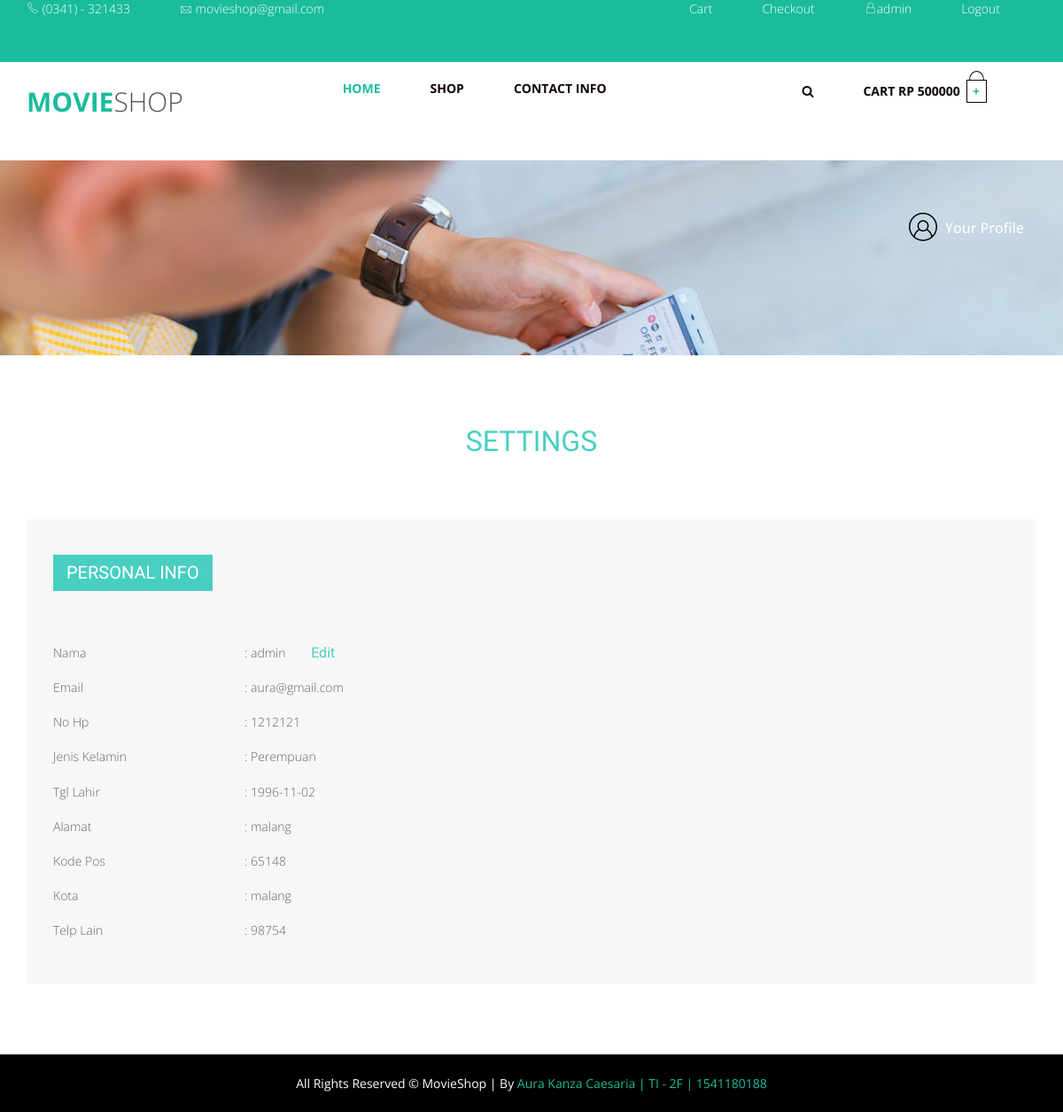
Page /profile.php (signed in) on the committed database.
### tables this page shows
CREATE TABLE `signup` (
  `full_name` varchar(100) NOT NULL,
  `username` varchar(15) NOT NULL,
  `password` varchar(10) NOT NULL,
  `rolee` varchar(10) NOT NULL DEFAULT 'user',
  `uang` int(11) NOT NULL DEFAULT '500000',
  `email` varchar(30) DEFAULT NULL,
  `hp` int(15) DEFAULT NULL,
  `jenis_kelamin` varchar(10) DEFAULT NULL,
  `tgl_lahir` date DEFAULT NULL,
  `alamat` varchar(50) DEFAULT NULL,
  `kodepos` int(11) DEFAULT NULL,
  `kota` varchar(10) DEFAULT NULL,
  `hp_lain` int(15) DEFAULT NULL
);

### profile.php (the view, shortened to what this page needs)
<?php
include 'koding/top.php';
include 'koding/preloaader.php';
?>
<!DOCTYPE html>
<html class="no-js" lang="en">
<head>
<link href="profile/css/bootstrap.css" rel="stylesheet">
<link href="profile/css/style.css" rel="stylesheet" type="text/css" media="all" />
<link href="profile/css/animate.css" rel="stylesheet" type="text/css" media="all">
</head>
<body>
 <?php
 include'koneksi.php';
 $id=$_SESSION['username'];
 $query = $koneksi->query("SELECT * FROM signup WHERE username='$id'");
 $baris = $query->fetch_assoc();
?>
<div class="banner page-head">
	<div class="container">
		<div class="profile_details">
						<ul>
							<li class="dropdown profile_details_drop">
								<a href="#" class="dropdown-toggle" data-toggle="dropdown" aria-expanded="false">
									<div class="profile_img">
										<span style="background:url(images/1.png) no-repeat center"> </span>
										 <div class="user-name">
											<p>Your Profile</p>
										 </div>
										<div class="clearfix"></div>
									</div>
								</a>
							</li>
						</ul>
		</div>
			<div class="clearfix"> </div>
	</div>
</div>
<div class="set-content">
	<div class="container">
		<h4 class="view_title">SETTINGS</h4>
							<div class="bs-example bs-example-tabs orders-tab" role="tabpanel" data-example-id="togglable-tabs">
								<ul id="myTab" class="nav nav-tabs" role="tablist">
								  <li role="presentation" class="active"><a href="#home" id="home-tab" role="tab" data-toggle="tab" aria-controls="home" aria-expanded="true">Personal info</a></li>
								</ul>
									<div id="myTabContent" class="tab-content">
										<div role="tabpanel" class="tabs-para tab-pane fade in active" id="home" aria-labelledby="home-tab">
											<div class="profile-gd">
												<ul class="pro-left">
													<li>Nama</li>
													<li>Email</li>
													<li>No Hp</li>
													<li>Jenis Kelamin</li>
													<li>Tgl Lahir</li>
													<li>Alamat</li>
													<li>Kode Pos</li>
													<li>Kota</li>
													<li>Telp Lain</li>
												</ul>
												<ul class="pro-right">
													<li>: <?php echo $baris['full_name']; ?> <a href="editprofile.php" > Edit</a></li>
													<li>: <?php echo $baris['email']; ?></li>
													<li>: <?php echo $baris['hp']; ?></li>
													<li>: <?php echo $baris['jenis_kelamin']; ?></li>
													<li>: <?php echo $baris['tgl_lahir']; ?></li>
													<li>: <?php echo $baris['alamat']; ?></li>
													<li>: <?php echo $baris['kodepos']; ?></li>
													<li>: <?php echo $baris['kota']; ?></li>
													<li>: <?php echo $baris['hp_lain']; ?></li>
												</ul>
												<div class="clearfix"></div>
											</div>
										</div>
									</div>
							</div>
	</div>
</div>
<?php
            include 'koding/footer.php';
       ?>
</body>
</html>

### koding/preloaader.php (shortened to what this page needs)
<?php
include 'koneksi.php';
?>
        <section class="header-top-section">
            <div class="container">
                <div class="row">
                    <div  class="col-md-6">
                        <div class="header-top-content">
                            <ul class="nav nav-pills navbar-left">
                                <li><a href="#"><i class="pe-7s-call"></i><span> (0341) - 321433</span></a></li>
                                <li><a href="#"><i class="pe-7s-mail"></i><span> movieshop@gmail.com</span></a></li>
                            </ul>
                        </div>
                    </div>
                    <div  class="col-md-6">
                        <div class="header-top-menu">
                            <ul class="nav nav-pills navbar-right">
                                <li><a href="cart.php">Cart</a></li>
                                <li><a href="rincian.php">Checkout</a></li>
                                    <?php if (empty($_SESSION['username']))
                                            {
                                    ?>
                                <li><a href="login.php"><i class="pe-7s-lock"></i>Login/Register</a></li>
                                    <?php } else { $username=$_SESSION['username'];
                                        $cek = $koneksi->query("select * from signup where username='$username' ");
                                        $comm = $cek->fetch_assoc();
                                    ?>
                                <li><a href="profile.php"><i class="pe-7s-lock"></i><?php echo $comm['full_name'] ;?></a></li>
                                <li><a href="logout.php">Logout</a></li>
                                    <?php } ?>
                            </ul>
                        </div>
                    </div>
                </div>
            </div>
        </section>
        <header class="header-section">
            <nav class="navbar navbar-default">
                <div class="container">
                    <div class="navbar-header">
                        <a class="navbar-brand" href="index.php"><b>Movie</b>Shop</a>
                    </div>
                    <div class="collapse navbar-collapse" id="bs-example-navbar-collapse-1">
                        <ul class="nav navbar-nav">
                            <li class="active"><a href="index.php">Home</a></li>
                            <li><a href="shop.php">Shop</a></li>
                            <li><a href="contactinfo.php">Contact Info</a></li>
                        </ul>
                        <ul class="nav navbar-nav navbar-right cart-menu">
                        <li><a href="#" class="search-btn"><i class="fa fa-search" aria-hidden="true"></i></a></li>
                        <?php if(!empty($_SESSION['username'])) { ?>
                        <li><a href="#"><span> Cart Rp <?php echo $comm['uang']; ?>&nbsp;</span> <span class="shoping-cart">+</span></a></li>
                        <?php }?>
                    </ul>
                    </div>
                </div>
            </nav>
        </header>

### css/style4.css (style rules this page uses)
* { margin: 0; padding: 0px; }
body { font-family: 'Open Sans', sans-serif; font-size: 13px; line-height: 20px; position: relative; background: #fff; color: #656565; padding: 0; margin: 0; overflow: visible; }
*,*:after,*:before { -webkit-box-sizing: border-box; -moz-box-sizing: border-box; box-sizing: border-box; padding: 0; margin: 0; }
a { color: #0098d7; padding: 0; margin: 0; text-decoration: none; }
h1,h2,h3,h4,h5,h6 { letter-spacing: 0px; font-weight: normal; position: relative; padding: 0 0 10px 0; font-weight: normal; font-family: 'Roboto', serif; line-height: 140%; color: #01090c; }
h4 { font-size: 16px; }
html, body, .wrapper { height: 100%; }
.header-top-section { display: block; width: 100%; background: #1abc9c; color: #fff; }
.header-top-content ul li a { color: #fff; font-size: 14px; font-weight: 300; padding-left: 0; }
.header-top-content ul li:last-child a i { position: relative; top: 2px; }
.header-top-menu ul li a { color: #fff; font-size: 14px; font-weight: 300; }
.header-section { display: block; width: 100%; padding: 20px 0; position: relative; transition: all 1s; background: #fff; }
.header-section .navbar { height: auto; min-height: none; margin-bottom: 0; border-radius: 0; border: none; background: transparent !important }
.header-section .navbar .navbar-brand { font-size: 30px; font-weight: 300; text-transform: uppercase; color: #555252; }
.header-section .navbar .navbar-brand b { color: #1abc9c; }
.navbar-default .navbar-collapse, .navbar-default .navbar-form { text-align: center; padding: 0 !important; background: transparent !important; }
ul.navbar-nav { background: transparent; margin: 0 auto; margin-bottom: -5px; display: inline-block; float: none; }
ul.navbar-nav li a { font-size: 14px; font-weight: 700; color: #0f0101 !important; background: transparent !important; text-transform: uppercase; }
ul.navbar-nav li.active a, ul.navbar-nav li a:hover { color: #1abc9c !important; }
ul.navbar-nav.cart-menu li a { padding-right: 0; color: #0f0101; font-weight: 700; }
ul.navbar-nav.cart-menu li a .fa-search { margin-top: 6px; display: block; }
span.shoping-cart { border: 1px solid #0f0101; padding: 2px 7px 2px 6px; text-align: center; display: inline-block; position: relative; background: #fff; }
span.shoping-cart:after { height: 90%; width: 80%; display: block; background: transparent; position: absolute; content: ""; border: 1px solid #0f0101; border-radius: 50%; top: -47%; left: 0; right: 0; margin: 0 auto; z-index: -9999; }
span.shoping-cart:before { height: 100%; width: 100%; display: block; background: #fff; position: absolute; content: ""; top: 0%; left: 0; right: 0; margin: 0 auto; z-index: -999; }
span.shoping-cart { border: 1px solid #0f0101; padding: 2px 7px 2px 6px; text-align: center; display: inline-block; position: relative; background: #fff; z-index: 9999999; color: #1abc9c; }

### rows in the picture
signup: full_name "admin", uang "500000", email "aura@gmail.com", hp "1212121", jenis_kelamin "Perempuan", tgl_lahir "1996-11-02", alamat "malang", kodepos "65148", kota "malang", hp_lain "98754"
